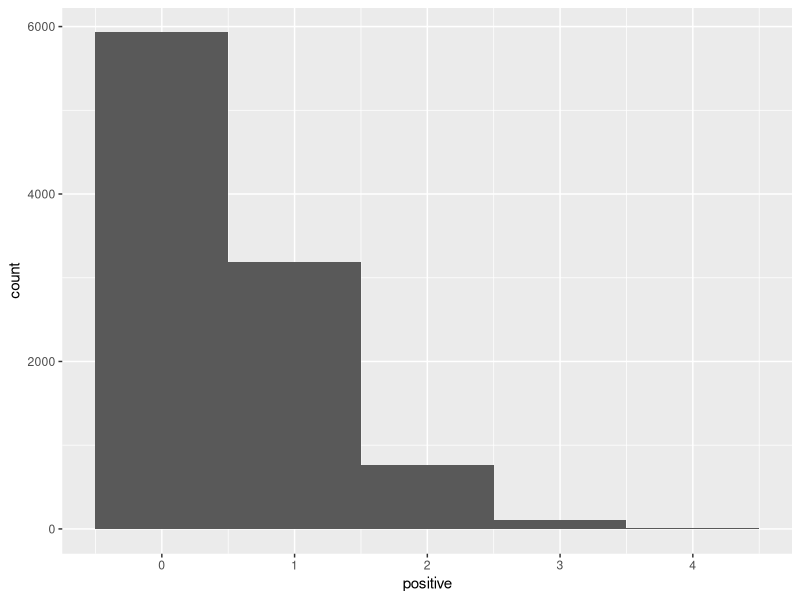
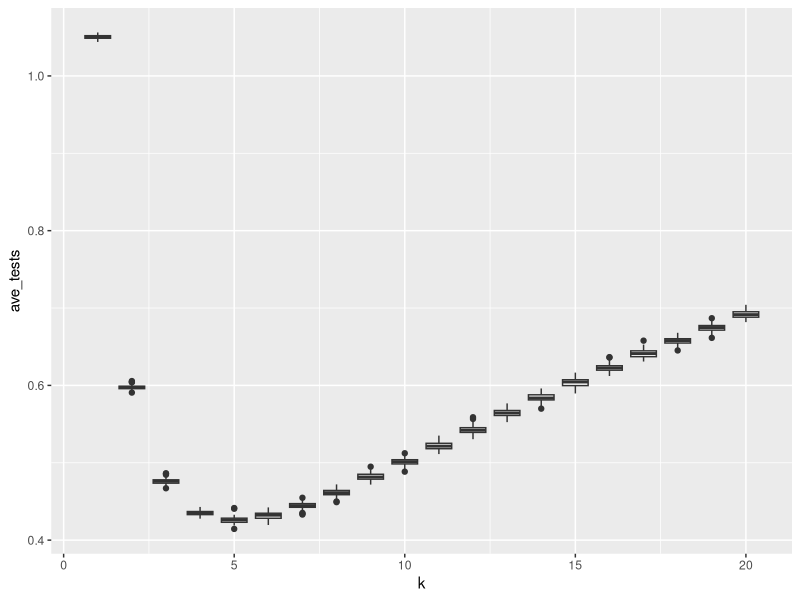

Recreate these plots in R, in order.
## ---- chunk 1
print("Roses are red,")
print("violets are blue,")
print("R's pretty rad,")
print("and Bayes' rule rules.")
## ---- chunk 2

## ---- chunk 3

# This chunk has a name!
# These lines with '#' are comments. 
# The computer ignores them but humans don't. 
# You can use them to clarify code.
#
# It is good coding style to use comments 
# to clarify any confusing lines.

2 + 3 + 5  # Addition
2 * 3 * 5  # Multiplication
(2 ^ 3) ^ 5  # Exponentiation
## ---- chunk 4
# Three variables
a <- 42
b = 42
a <- TRUE # Overwrite a with a new value
word_variable <- 'words go in quotes!'  # Variable names don't have spaces

# A named list of the three variables (see https://www.geeksforgeeks.org/named-list-in-r-programming/ for info on named lists)
#This allows us to store a collection of variables and retreive them by name
list_of_data <- list(logical= a, number=b, word= word_variable)
print(list_of_data)

#see what is in the "number" slot
list_of_data$number

#You can also still pull out the stored information by position in the list
list_of_data[3]

## ---- chunk 5
knitr::opts_chunk$set(echo = TRUE)  # Set up knitr
## ---- chunk 6
library(tidyverse)  # Import the tidyverse package
knitr::opts_chunk$set(echo = TRUE)  # ready knitr 
## ---- chunk 7
k <- 10  # Number of people in a pool
samps <- 10000  # The total number of pools we test.

## ---- chunk 8
pos_rate <- 0.05  # The rate at which people have COVID. This is now a variable and is saved.
rbinom(1, size = k, prob = pos_rate)  # This randomly picks the number of people with covid in one pool from a binomial distribution.
## ---- chunk 9
# Make 42 random draws from the binomial distribution.
rbinom(42, size = k, prob = pos_rate)  


# If we want to type in the values directly, we can do this.
#Make 10 random draws, from a pool of 10, with positive rate of 50%.
rbinom(10, size = 10, prob = 0.5)  


## ---- chunk 10
# Write your answer here.

## ---- chunk 11
?rbinom

# Write down the three other types of bionomial function's names. 
## ---- chunk 12
# Make a vector of all the pools, 
# where the i'th pool has the number of people with COVID in it.
positive <- rbinom(n = samps, size = k, prob = pos_rate) 

# Arrange data in a tibble.
# Look in your Environment panel and click pools to see what this data looks like.

pools <- as_tibble(positive)  
## ---- chunk 13
# Make a plot and say what data we will plot
ggplot(data = pools, aes(x = positive)) +  
  geom_histogram(binwidth = 1) 
## ---- chunk 14
# 'mutate' adds two columns to the data frame, one called 'retest'
# and one called 'tests'. These columns are filled with the values provided.
# You can look at the pools variable before and after running this to see what changed!
pools <- mutate(pools, retest = sign(positive) , tests = 1 + retest * k)  

# Take mean number of tests needed
mean(pools$tests) / k
## ---- chunk 15
pools <- pools %>% 
  mutate(retest = sign(positive) , tests = 1 + retest * k)  
## ---- chunk 16


z = -10 + 3i  # The imaginary number 10 + 3i


z %>%
  Re() %>%  # Take the real part...
  abs() %>% # then take the absolute value...
  log(base = 10)  # then take log base ten.
  

# Same thing but now save it as the variable a
a <- z %>%
  Re() %>%  # Take the real part...
  abs() %>% # then take the absolute value...
  log(base = 10)  # the take the log base ten.

print(a)
## ---- chunk 17

z = -10 + 3i

a = log(abs(Re(z)), base = 10)

## ---- chunk 18

# Modify this code.


z = -10 + 3i  # The imaginary number 10 + 3i


z %>%
  Re() %>%  # Take the real part...
  abs() %>% # then take the absolute value...
  log(base = 10)  # then take the log base ten.
  


## ---- chunk 19

# This function takes in a pool size k and 
# returns the mean number of tests needed
# to identify everybody that has COVID.

calc_tests <- function(k) {
  
  pos_rate <- 0.05
  samps <- 10000
  positive = rbinom(n = samps, size = k, prob = pos_rate)  # Make new data for each run

  pools <-  as_tibble(positive)
  
  pools <- pools %>%
    mutate(retest = sign(positive) , tests= 1 + retest * k)
  
  output <- mean(pools$tests) / k
  
  output  # Return the mean

}

## ---- chunk 20

calc_tests(3)  # Mean tests needed for when pools have three people each
## ---- chunk 21
# make a new tibble that contains the pool size *k* 
# for each replicate and does each replicate 100 times.
keffects <- tibble(k = rep(seq(20), 100)) 

# Calculate the average number of tests needed
keffects <- keffects %>%
  rowwise() %>%
  mutate(ave_tests = calc_tests(k), poolsize = as.integer(k))  # convert *k* to an integer to get geom_boxplot to work properly. 


ggplot(data = keffects, aes(x = k, y = ave_tests, group = poolsize)) +
  geom_boxplot()




